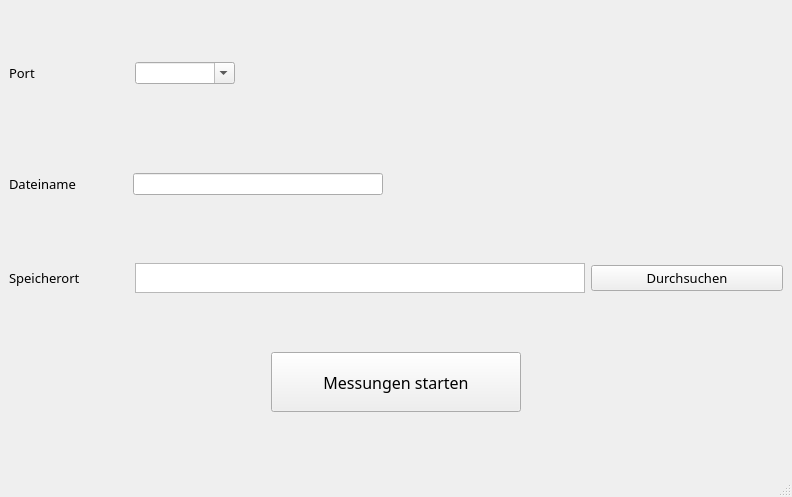
<?xml version="1.0" encoding="UTF-8"?>
<ui version="4.0">
 <class>MainWindow</class>
 <widget class="QMainWindow" name="MainWindow">
  <property name="geometry">
   <rect>
    <x>0</x>
    <y>0</y>
    <width>792</width>
    <height>497</height>
   </rect>
  </property>
  <property name="windowTitle">
   <string>MainWindow</string>
  </property>
  <widget class="QWidget" name="centralwidget">
   <layout class="QGridLayout" name="gridLayout">
    <item row="0" column="0">
     <layout class="QHBoxLayout" name="horizontalLayout">
      <property name="bottomMargin">
       <number>30</number>
      </property>
      <item>
       <widget class="QLabel" name="portLbl">
        <property name="maximumSize">
         <size>
          <width>120</width>
          <height>16777215</height>
         </size>
        </property>
        <property name="font">
         <font>
          <family>Verdana Pro</family>
          <pointsize>10</pointsize>
         </font>
        </property>
        <property name="text">
         <string>Port</string>
        </property>
       </widget>
      </item>
      <item alignment="Qt::AlignLeft">
       <widget class="QComboBox" name="portDropdown">
        <property name="minimumSize">
         <size>
          <width>100</width>
          <height>22</height>
         </size>
        </property>
        <property name="maximumSize">
         <size>
          <width>50</width>
          <height>22</height>
         </size>
        </property>
        <property name="editable">
         <bool>true</bool>
        </property>
        <property name="iconSize">
         <size>
          <width>16</width>
          <height>16</height>
         </size>
        </property>
       </widget>
      </item>
     </layout>
    </item>
    <item row="1" column="0">
     <layout class="QHBoxLayout" name="horizontalLayout_4">
      <property name="spacing">
       <number>0</number>
      </property>
      <property name="bottomMargin">
       <number>0</number>
      </property>
      <item>
       <widget class="QLabel" name="filenameLbl">
        <property name="maximumSize">
         <size>
          <width>120</width>
          <height>22</height>
         </size>
        </property>
        <property name="font">
         <font>
          <family>Verdana Pro</family>
          <pointsize>10</pointsize>
         </font>
        </property>
        <property name="text">
         <string>Dateiname</string>
        </property>
       </widget>
      </item>
      <item>
       <spacer name="horizontalSpacer_2">
        <property name="orientation">
         <enum>Qt::Horizontal</enum>
        </property>
        <property name="sizeHint" stdset="0">
         <size>
          <width>5</width>
          <height>20</height>
         </size>
        </property>
       </spacer>
      </item>
      <item>
       <widget class="QLineEdit" name="filenameLE">
        <property name="minimumSize">
         <size>
          <width>250</width>
          <height>0</height>
         </size>
        </property>
        <property name="maximumSize">
         <size>
          <width>350</width>
          <height>16777215</height>
         </size>
        </property>
       </widget>
      </item>
      <item>
       <spacer name="horizontalSpacer">
        <property name="orientation">
         <enum>Qt::Horizontal</enum>
        </property>
        <property name="sizeHint" stdset="0">
         <size>
          <width>400</width>
          <height>20</height>
         </size>
        </property>
       </spacer>
      </item>
     </layout>
    </item>
    <item row="2" column="0">
     <layout class="QHBoxLayout" name="horizontalLayout_2">
      <property name="topMargin">
       <number>9</number>
      </property>
      <item>
       <widget class="QLabel" name="fileLbl">
        <property name="maximumSize">
         <size>
          <width>120</width>
          <height>50</height>
         </size>
        </property>
        <property name="font">
         <font>
          <family>Verdana Pro</family>
          <pointsize>10</pointsize>
         </font>
        </property>
        <property name="text">
         <string>Speicherort</string>
        </property>
       </widget>
      </item>
      <item>
       <widget class="QTextBrowser" name="filepathTB">
        <property name="minimumSize">
         <size>
          <width>350</width>
          <height>30</height>
         </size>
        </property>
        <property name="maximumSize">
         <size>
          <width>450</width>
          <height>30</height>
         </size>
        </property>
       </widget>
      </item>
      <item>
       <widget class="QPushButton" name="fileBtn">
        <property name="maximumSize">
         <size>
          <width>200</width>
          <height>16777215</height>
         </size>
        </property>
        <property name="font">
         <font>
          <family>Verdana Pro</family>
          <pointsize>10</pointsize>
         </font>
        </property>
        <property name="text">
         <string>Durchsuchen</string>
        </property>
       </widget>
      </item>
     </layout>
    </item>
    <item row="3" column="0">
     <layout class="QHBoxLayout" name="horizontalLayout_3">
      <item>
       <widget class="QPushButton" name="startRecBtn">
        <property name="minimumSize">
         <size>
          <width>200</width>
          <height>60</height>
         </size>
        </property>
        <property name="maximumSize">
         <size>
          <width>250</width>
          <height>16777215</height>
         </size>
        </property>
        <property name="font">
         <font>
          <family>Verdana Pro</family>
          <pointsize>12</pointsize>
         </font>
        </property>
        <property name="text">
         <string>Messungen starten</string>
        </property>
       </widget>
      </item>
     </layout>
    </item>
   </layout>
  </widget>
  <widget class="QStatusBar" name="statusbar"/>
 </widget>
 <resources/>
 <connections/>
</ui>
